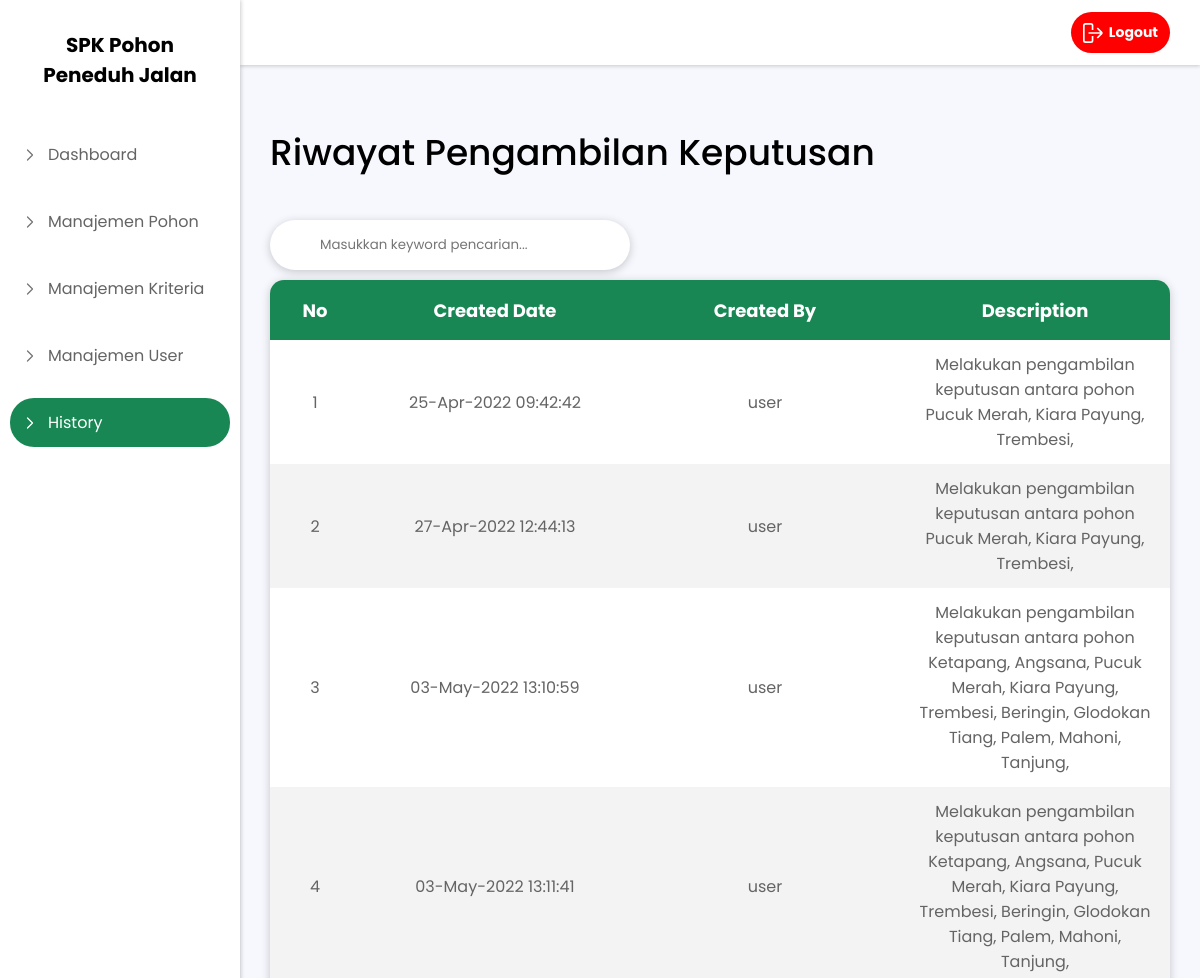
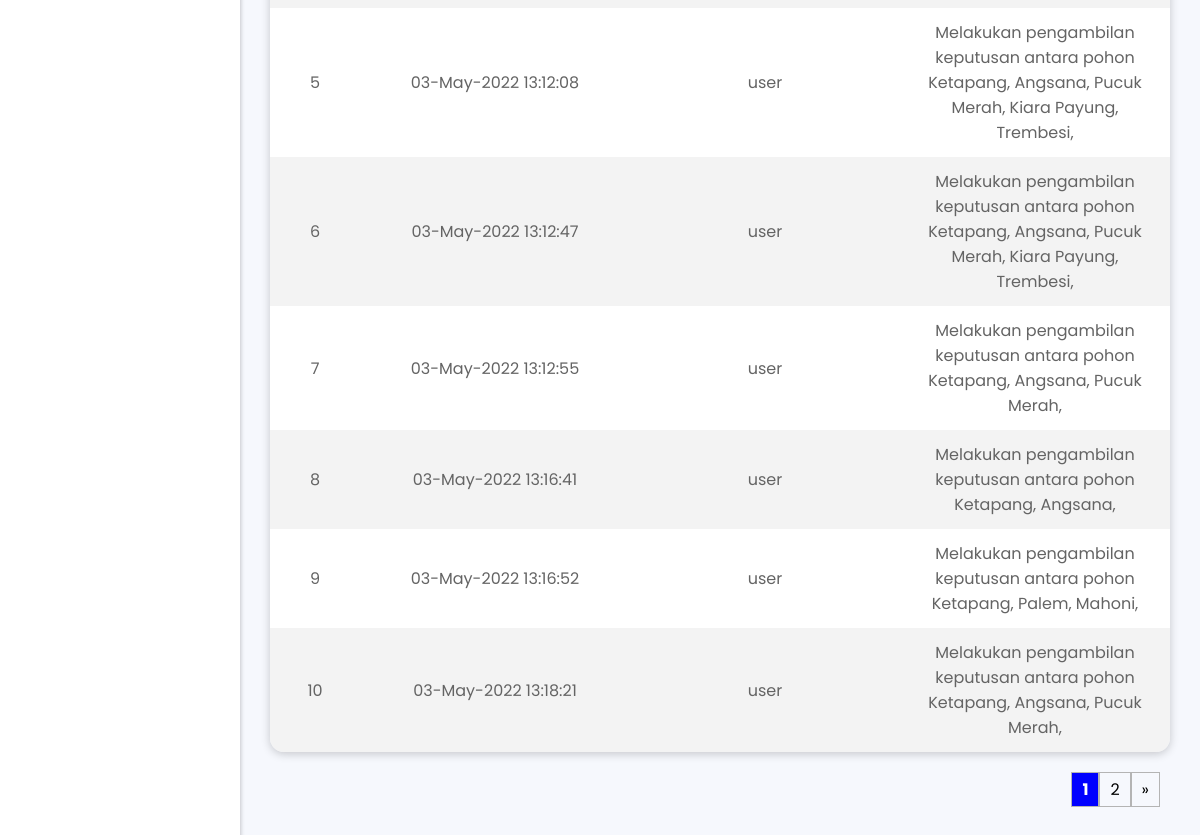
Screenshot of /php/admin/history.php (signed in) with the database file from the repository (2 pictures, top to bottom).
### tables this page shows
CREATE TABLE `history` (
  `id` int(11) NOT NULL,
  `created_date` varchar(255) DEFAULT NULL,
  `created_by` varchar(255) DEFAULT NULL,
  `description` longtext DEFAULT NULL
);

### php/config/functions.php (called while the page is built, shortened)
<?php
require 'connection.php';
function query($query)
{
    global $conn;
    $result = mysqli_query($conn, $query);
    $rows = [];
    while ($row = mysqli_fetch_assoc($result)) {
        $rows[] = $row;
    }
    return $rows;
}

### php/admin/history.php (the view, shortened to what this page needs)
<?php
require '../config/functions.php';
$jumlahDataPerHalaman = 10;
$jumlahData = count(query("SELECT * FROM history"));
$jumlahHalaman = ceil($jumlahData / $jumlahDataPerHalaman);
$halamanAktif = (isset($_GET["halaman"])) ? $_GET["halaman"] : 1;
$awalData = ($jumlahDataPerHalaman * $halamanAktif) - $jumlahDataPerHalaman;
$history = query("SELECT * FROM history LIMIT $awalData, $jumlahDataPerHalaman");
?>
<!DOCTYPE html>
<html lang="en">
<head>
    <link rel="stylesheet" href="https://cdnjs.cloudflare.com/ajax/libs/font-awesome/6.0.0/css/all.min.css">
    <link rel="stylesheet" href="../../css/styleDataPohonKriteria.css">
</head>
<body>
    <div class="area">
        <div class="sidebar">
            <div class="title">
                <h4>SPK Pohon Peneduh Jalan</h4>
            </div>
            <div class="list">
                <ul>
                    <li>
                        <a href="dashboardAdmin.php" class="anc">
                            <img src="../../img/chevron-right.svg" alt="" class="icon">Dashboard
                        </a>
                    </li>
                    <li><a href="manajemenPohon.php" class="anc"><img src="../../img/chevron-right.svg" alt="" class="icon">Manajemen Pohon</a></li>
                    <li><a href="manajemenKriteria.php" class="anc"><img src="../../img/chevron-right.svg" alt="" class="icon">Manajemen Kriteria</a></li>
                    <li><a href="manajemenUser.php" class="anc"><img src="../../img/chevron-right.svg" alt="" class="icon">Manajemen User</a></li>
                    <li><a href="history.php" class="anc active"><img src="../../img/chevron-right.svg" alt="" class="on">History</a></li>
                </ul>
            </div>
        </div>
        <div class="content">
            <div class="navbar">
                <div class="home">
                    <a href="../logout.php">
                        <button>
                            <img src="../../img/sign-out-alt.svg" alt="">Logout
                        </button>
                    </a>
                </div>
            </div>
            <div class="header">
                <div class="title">
                    <h2>Riwayat Pengambilan Keputusan</h2>
                </div>
            </div>
            <div class="detail">
                <div class="addArea">
                    <form action="" method="get">
                        <img src="../../img/search.png" alt=""><input type="text" name="search" placeholder="Masukkan keyword pencarian..." id="keyword" autocomplete="off" autofocus>
                    </form>
                </div>
                <div class="tableArea" id="content-table">
                    <table>
                        <tr>
                            <th>No</th>
                            <th>Created Date</th>
                            <th>Created By</th>
                            <th>Description</th>
                        </tr>
                        <?php $i = $awalData + 1; ?>
                        <?php foreach ($history as $row) : ?>
                            <tr>
                                <td class="no"><?= $i; ?></td>
                                <td class="item"><?= $row["created_date"]; ?></td>
                                <td class="item"><?= $row["created_by"]; ?></td>
                                <td class="item"><?= $row["description"]; ?></td>
                            </tr>
                            <?php $i++; ?>
                        <?php endforeach; ?>
                    </table>
                </div>
                <div class="paginition">
                    <?php for ($i = 1; $i <= $jumlahHalaman; $i++) : ?>
                        <?php if ($i == $halamanAktif) : ?>
                            <a href="?halaman=<?= $i; ?>" class="list active"><?= $i; ?></a>
                        <?php else : ?>
                            <a href="?halaman=<?= $i; ?>" class="list"><?= $i; ?></a>
                        <?php endif; ?>
                    <?php endfor; ?>
                    <?php if ($halamanAktif < $jumlahHalaman) : ?>
                        <a href="?halaman=<?= $halamanAktif + 1; ?>" class="list arrow">&raquo</a>
                    <?php endif; ?>
                </div>
            </div>
        </div>
    </div>
</body>
</html>

### rows the page displays
history: created_date "25-Apr-2022 09:42:42", created_by "user", description "Melakukan pengambilan keputusan antara pohon Pucuk Merah, Kiara Payung, Trembesi,"
history: created_date "27-Apr-2022 12:44:13", created_by "user", description "Melakukan pengambilan keputusan antara pohon Pucuk Merah, Kiara Payung, Trembesi,"
history: created_date "03-May-2022 13:10:59", created_by "user", description "Melakukan pengambilan keputusan antara pohon Ketapang, Angsana, Pucuk Merah, Kiara Payung, Trembesi, Beringin, Glodokan Tiang, Palem, Mahoni, Tanjung,"
history: created_date "03-May-2022 13:11:41", created_by "user", description "Melakukan pengambilan keputusan antara pohon Ketapang, Angsana, Pucuk Merah, Kiara Payung, Trembesi, Beringin, Glodokan Tiang, Palem, Mahoni, Tanjung,"
history: created_date "03-May-2022 13:12:08", created_by "user", description "Melakukan pengambilan keputusan antara pohon Ketapang, Angsana, Pucuk Merah, Kiara Payung, Trembesi,"
history: created_date "03-May-2022 13:12:47", created_by "user", description "Melakukan pengambilan keputusan antara pohon Ketapang, Angsana, Pucuk Merah, Kiara Payung, Trembesi,"
history: created_date "03-May-2022 13:12:55", created_by "user", description "Melakukan pengambilan keputusan antara pohon Ketapang, Angsana, Pucuk Merah,"
history: created_date "03-May-2022 13:16:41", created_by "user", description "Melakukan pengambilan keputusan antara pohon Ketapang, Angsana,"
history: created_date "03-May-2022 13:16:52", created_by "user", description "Melakukan pengambilan keputusan antara pohon Ketapang, Palem, Mahoni,"
history: created_date "03-May-2022 13:18:21", created_by "user", description "Melakukan pengambilan keputusan antara pohon Ketapang, Angsana, Pucuk Merah,"
